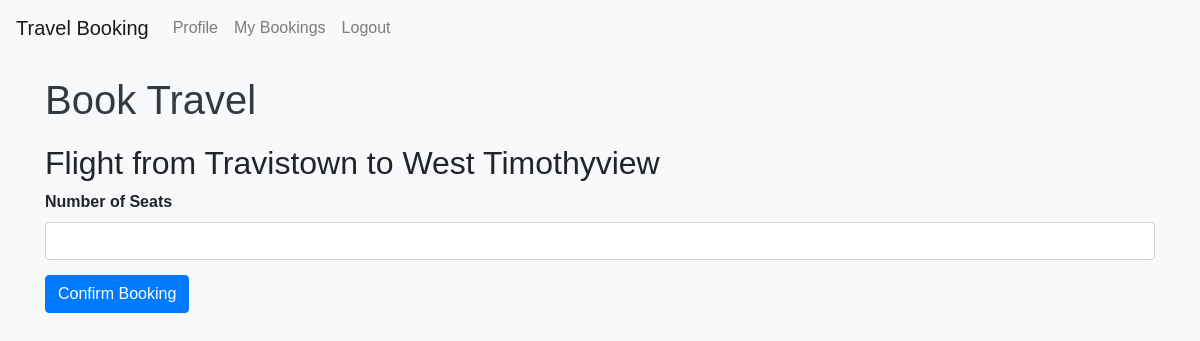
/book/3/ (signed in), run on the app's committed database.
### bookings/models.py (models this page shows, shortened)
class TravelOption(models.Model):
    TRAVEL_TYPE_CHOICES = [
        ('Flight', 'Flight'),
        ('Train', 'Train'),
        ('Bus', 'Bus'),
    ]
    travel_id = models.AutoField(primary_key=True)
    travel_type = models.CharField(max_length=10, choices=TRAVEL_TYPE_CHOICES, default='Flight')
    source = models.CharField(max_length=100)
    destination = models.CharField(max_length=100)
    date_time = models.DateTimeField()
    price = models.DecimalField(max_digits=10, decimal_places=2)
    available_seats = models.PositiveIntegerField()

### bookings/views.py (the view)
# urls.py: path('book/<int:travel_id>/', views.book, name='book'),
@login_required
def book(request, travel_id):
    travel_option = get_object_or_404(TravelOption, pk=travel_id)
    if request.method == 'POST':
        form = BookingForm(request.POST)
        if form.is_valid():
            number_of_seats = form.cleaned_data['number_of_seats']
            total_price = travel_option.price * number_of_seats
            Booking.objects.create(
                user=request.user,
                travel_option=travel_option,
                number_of_seats=number_of_seats,
                total_price=total_price
            )
            return redirect('my_bookings')
    else:
        form = BookingForm()
    context = {
        'travel_option': travel_option,
        'form': form
    }
    return render(request, 'book_travel.html', context)

### bookings/forms.py
class BookingForm(forms.ModelForm):
    class Meta:
        model = Booking
        fields = ['number_of_seats']
    def __init__(self, *args, **kwargs):
        super().__init__(*args, **kwargs)
        self.fields['number_of_seats'].widget.attrs.update({'class': 'form-control'})

### bookings/templatetags/custom_filters.py (called while the page is built)
@register.filter
def add_class(field, css_class):
    if hasattr(field, 'widget'):
        current_classes = field.field.widget.attrs.get('class', '')
        new_classes = f'{current_classes} {css_class}'.strip()
        field.field.widget.attrs['class'] = new_classes
    return field

### bookings/templates/book_travel.html (shortened to what this page needs)
{% extends 'base.html' %}
{% load custom_filters %}
{% block content %}
    <h1>Book Travel</h1>
    <h2>{{ travel_option.travel_type }} from {{ travel_option.source }} to {{ travel_option.destination }}</h2>
    <form method="post">
        <div class="form-group">
            <label for="number_of_seats">Number of Seats</label>
            {{ form.number_of_seats|add_class:"form-control" }}
        </div>
        <button type="submit" class="btn btn-primary">Confirm Booking</button>
    </form>
{% endblock %}

### bookings/static/bookings/styles.css (style rules this page uses)
body { font-family: Arial, sans-serif; background-color: #f8f9fa; }
h1 { color: #343a40; margin-bottom: 20px; }
.form-group { margin-bottom: 15px; }
label { font-weight: bold; }
.btn-primary { background-color: #007bff; border-color: #007bff; }

### data on the page
TravelOption: travel_type "Flight", source "Travistown", destination "West Timothyview"
